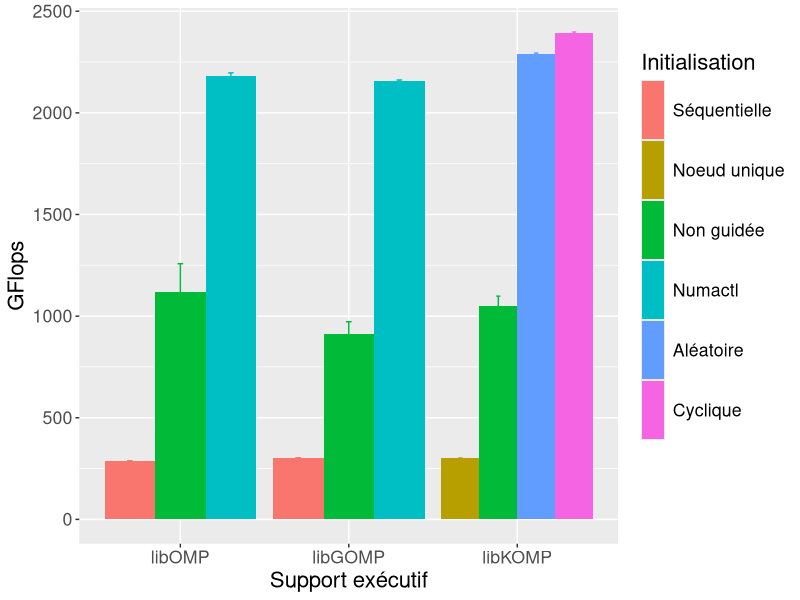

This figure's R source:
library(ggplot2)
library(plyr)

wholeframe=read.table("./all_data_init_distrib.dat", header=TRUE)

pdf("graph_distrib_data_idchire.pdf", width = 10, height=6)

wholeframe$init=factor(wholeframe$init, levels=c("seq", "node", "parallel", "numactl", "random", "cyclic"))

myplot = ggplot(wholeframe, aes(x=runtime, y = gflops, fill=init))
myplot = myplot + geom_bar(stat="identity", position="dodge")
myplot = myplot + geom_errorbar(show.legend=FALSE, position=position_dodge(0.9), aes(color=init, ymin=gflops-(2*std/iterations), ymax=gflops+(2*std/iterations), width=.1))
#myplot = myplot + facet_wrap(Size~Blocksize, ncol=4)
myplot = myplot + ylab("GFlops")
myplot = myplot + theme(legend.position="right", text=element_text(size=16))
#myplot = myplot + ggtitle("Cholesky's performances using 32K matrices depending on the data distribution\n")
myplot = myplot + scale_fill_discrete(name="Initialisation", labels=c("Séquentielle", "Noeud unique", "Non guidée", "Numactl", "Aléatoire", "Cyclique"))
#myplot = myplot + scale_fill_discrete()
myplot = myplot + scale_x_discrete(name="Support exécutif", labels=c("libOMP", "libGOMP", "libKOMP"))
#myplot = myplot + geom_hline(aes(yintercept=framsumnumactl_gcc$GFlops), linetype="dashed")
#myplot = myplot + geom_text(aes(3.2, framsumnumactl_gcc$GFlops, label="GCC init-seq\n+ Numactl"), vjust=0.5, hjust=1.05, size=4.5, family="Courier")
#myplot = myplot + geom_hline(aes(yintercept=framsumbasegcc_para$GFlops))
#myplot = myplot + geom_text(aes(3.2, framsumbasegcc_para$GFlops, label="GCC init-para"), vjust=-0.6, hjust=1.05, size=4.5, family="Courier")
#myplot = myplot + geom_hline(aes(yintercept=framsumbasegcc$GFlops), linetype="twodash")
#myplot = myplot + geom_text(aes(3.2, framsumbasegcc$GFlops, label="GCC init-seq"), vjust=1.5, hjust=1.05, size=4.5, family="Courier")
#myplot = myplot + scale_color_grey()
myplot = myplot + guides(fill=guide_legend(nrow=7, byrow=TRUE, keyheight=3), color=FALSE)


print(myplot)
dev.off()
